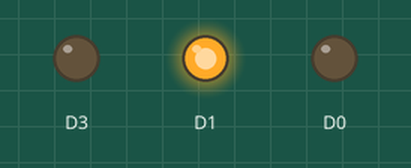
This sketch was run on a simulated ESP8266 (NodeMCU). Parts: output pins drawn as LEDs (lit = HIGH).

Above: at 0.05 s.
At 2.75 s:
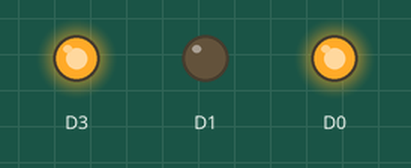
Timing chart, 0 to 3.0 s (numbered marks = the images above):
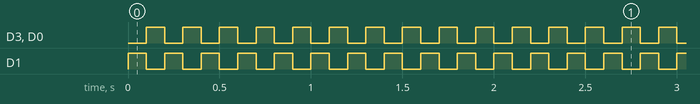

The sketch:

Program5Discolight3baarpichepiche.ino
```cpp
void setup() {
  // put your setup code here, to run once:
pinMode(D1,OUTPUT);
pinMode(D0,OUTPUT);
pinMode(D3,OUTPUT);
}

void loop() {
  // put your main code here, to run repeatedly:
digitalWrite(D0,0);
digitalWrite(D1,1);
digitalWrite(D3,0);
delay(100);
digitalWrite(D3,1);
digitalWrite(D1,0);
digitalWrite(D0,1);
delay(100);
}
```

Measured:
- by itself, D3, D1, D0: alternates HIGH for 0.10 s and LOW for 0.10 s
